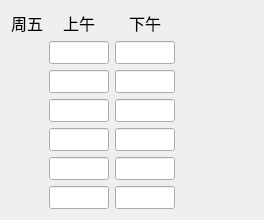
              <widget class="QWidget" name="page_7">
               <layout class="QHBoxLayout" name="horizontalLayout_21">
                <item>
                 <layout class="QVBoxLayout" name="verticalLayout_26">
                  <item>
                   <widget class="QLabel" name="label_35">
                    <property name="font">
                     <font>
                      <pointsize>12</pointsize>
                     </font>
                    </property>
                    <property name="text">
                     <string>周五</string>
                    </property>
                    <property name="textFormat">
                     <enum>Qt::AutoText</enum>
                    </property>
                   </widget>
                  </item>
                  <item>
                   <spacer name="verticalSpacer_7">
                    <property name="orientation">
                     <enum>Qt::Vertical</enum>
                    </property>
                    <property name="sizeHint" stdset="0">
                     <size>
                      <width>20</width>
                      <height>168</height>
                     </size>
                    </property>
                   </spacer>
                  </item>
                 </layout>
                </item>
                <item>
                 <layout class="QVBoxLayout" name="verticalLayout_29">
                  <item>
                   <widget class="QLabel" name="label_50">
                    <property name="font">
                     <font>
                      <pointsize>12</pointsize>
                     </font>
                    </property>
                    <property name="text">
                     <string>上午</string>
                    </property>
                    <property name="textFormat">
                     <enum>Qt::AutoText</enum>
                    </property>
                    <property name="alignment">
                     <set>Qt::AlignCenter</set>
                    </property>
                   </widget>
                  </item>
                  <item>
                   <widget class="QLineEdit" name="fri_am_1">
                    <property name="maximumSize">
                     <size>
                      <width>60</width>
                      <height>25</height>
                     </size>
                    </property>
                    <property name="font">
                     <font>
                      <pointsize>10</pointsize>
                     </font>
                    </property>
                    <property name="text">
                     <string/>
                    </property>
                   </widget>
                  </item>
                  <item>
                   <widget class="QLineEdit" name="fri_am_2">
                    <property name="maximumSize">
                     <size>
                      <width>60</width>
                      <height>25</height>
                     </size>
                    </property>
                    <property name="font">
                     <font>
                      <pointsize>10</pointsize>
                     </font>
                    </property>
                    <property name="text">
                     <string/>
                    </property>
                   </widget>
                  </item>
                  <item>
                   <widget class="QLineEdit" name="fri_am_3">
                    <property name="maximumSize">
                     <size>
                      <width>60</width>
                      <height>25</height>
                     </size>
                    </property>
                    <property name="font">
                     <font>
                      <pointsize>10</pointsize>
                     </font>
                    </property>
                    <property name="text">
                     <string/>
                    </property>
                   </widget>
                  </item>
                  <item>
                   <widget class="QLineEdit" name="fri_am_4">
                    <property name="maximumSize">
                     <size>
                      <width>60</width>
                      <height>25</height>
                     </size>
                    </property>
                    <property name="font">
                     <font>
                      <pointsize>10</pointsize>
                     </font>
                    </property>
                    <property name="text">
                     <string/>
                    </property>
                   </widget>
                  </item>
                  <item>
                   <widget class="QLineEdit" name="fri_am_5">
                    <property name="maximumSize">
                     <size>
                      <width>60</width>
                      <height>25</height>
                     </size>
                    </property>
                    <property name="font">
                     <font>
                      <pointsize>10</pointsize>
                     </font>
                    </property>
                    <property name="text">
                     <string/>
                    </property>
                   </widget>
                  </item>
                  <item>
                   <widget class="QLineEdit" name="fri_am_6">
                    <property name="maximumSize">
                     <size>
                      <width>60</width>
                      <height>25</height>
                     </size>
                    </property>
                    <property name="font">
                     <font>
                      <pointsize>10</pointsize>
                     </font>
                    </property>
                    <property name="text">
                     <string/>
                    </property>
                   </widget>
                  </item>
                 </layout>
                </item>
                <item>
                 <layout class="QVBoxLayout" name="verticalLayout_17">
                  <item>
                   <widget class="QLabel" name="label_34">
                    <property name="font">
                     <font>
                      <pointsize>12</pointsize>
                     </font>
                    </property>
                    <property name="text">
                     <string>下午</string>
                    </property>
                    <property name="textFormat">
                     <enum>Qt::AutoText</enum>
                    </property>
                    <property name="alignment">
                     <set>Qt::AlignCenter</set>
                    </property>
                   </widget>
                  </item>
                  <item>
                   <widget class="QLineEdit" name="fri_pm_1">
                    <property name="maximumSize">
                     <size>
                      <width>60</width>
                      <height>25</height>
                     </size>
                    </property>
                    <property name="font">
                     <font>
                      <pointsize>10</pointsize>
                     </font>
                    </property>
                    <property name="text">
                     <string/>
                    </property>
                   </widget>
                  </item>
                  <item>
                   <widget class="QLineEdit" name="fri_pm_2">
                    <property name="maximumSize">
                     <size>
                      <width>60</width>
                      <height>25</height>
                     </size>
                    </property>
                    <property name="font">
                     <font>
                      <pointsize>10</pointsize>
                     </font>
                    </property>
                    <property name="text">
                     <string/>
                    </property>
                   </widget>
                  </item>
                  <item>
                   <widget class="QLineEdit" name="fri_pm_3">
                    <property name="maximumSize">
                     <size>
                      <width>60</width>
                      <height>25</height>
                     </size>
                    </property>
                    <property name="font">
                     <font>
                      <pointsize>10</pointsize>
                     </font>
                    </property>
                    <property name="text">
                     <string/>
                    </property>
                   </widget>
                  </item>
                  <item>
                   <widget class="QLineEdit" name="fri_pm_4">
                    <property name="maximumSize">
                     <size>
                      <width>60</width>
                      <height>25</height>
                     </size>
                    </property>
                    <property name="font">
                     <font>
                      <pointsize>10</pointsize>
                     </font>
                    </property>
                    <property name="text">
                     <string/>
                    </property>
                   </widget>
                  </item>
                  <item>
                   <widget class="QLineEdit" name="fri_pm_5">
                    <property name="maximumSize">
                     <size>
                      <width>60</width>
                      <height>25</height>
                     </size>
                    </property>
                    <property name="font">
                     <font>
                      <pointsize>10</pointsize>
                     </font>
                    </property>
                    <property name="text">
                     <string/>
                    </property>
                   </widget>
                  </item>
                  <item>
                   <widget class="QLineEdit" name="fri_pm_6">
                    <property name="maximumSize">
                     <size>
                      <width>60</width>
                      <height>25</height>
                     </size>
                    </property>
                    <property name="font">
                     <font>
                      <pointsize>10</pointsize>
                     </font>
                    </property>
                    <property name="text">
                     <string/>
                    </property>
                   </widget>
                  </item>
                 </layout>
                </item>
                <item>
                 <spacer name="horizontalSpacer_22">
                  <property name="orientation">
                   <enum>Qt::Horizontal</enum>
                  </property>
                  <property name="sizeHint" stdset="0">
                   <size>
                    <width>78</width>
                    <height>20</height>
                   </size>
                  </property>
                 </spacer>
                </item>
               </layout>
              </widget>
